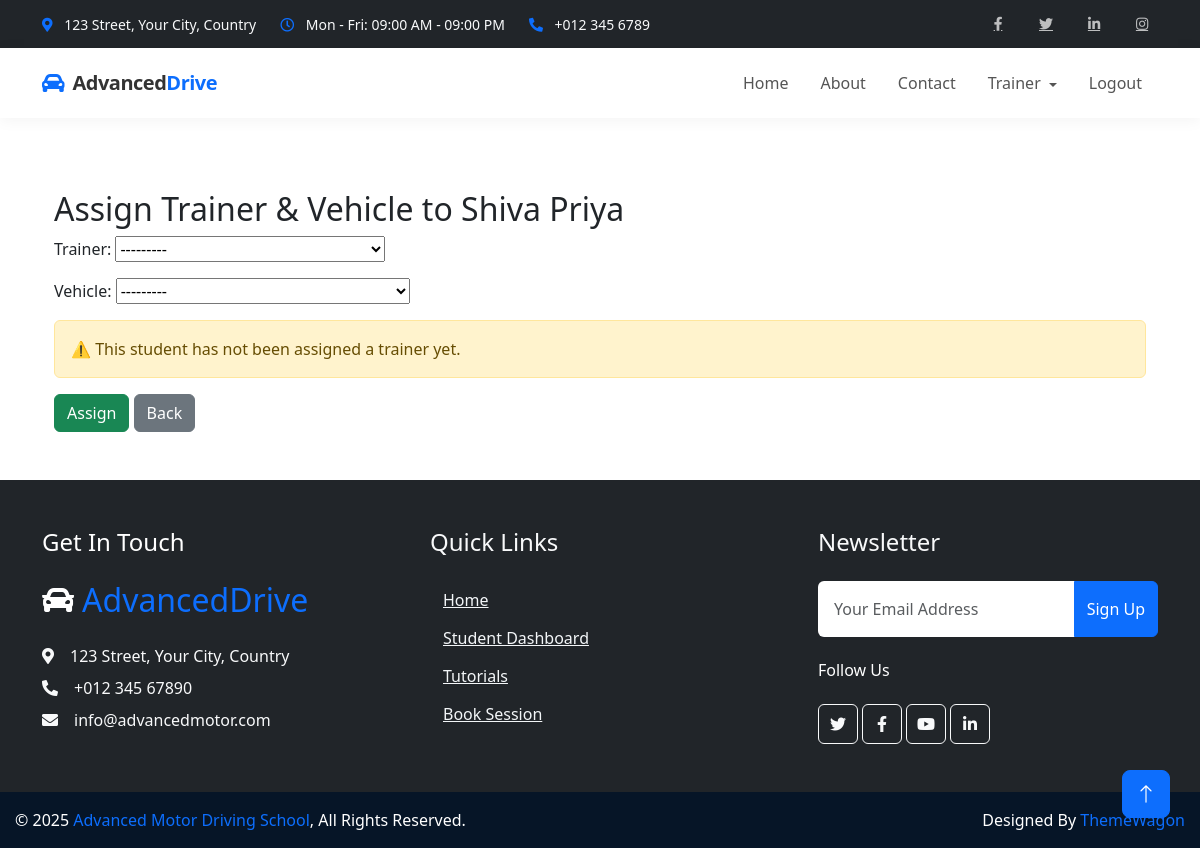
The app's page /trainer/assign-trainer-vehicle/11/ (signed in) with its own data.
### students/models.py (models this page shows, shortened)
class Student(models.Model):
    STUDENT_TYPES = (
        ('local', 'Local Student'),
        ('remote', 'Remote Student'),
    )
    user = models.OneToOneField(
        settings.AUTH_USER_MODEL,
        on_delete=models.CASCADE,
        related_name='student_profile'
    )
    trainer = models.ForeignKey(
        Trainer,
        on_delete=models.SET_NULL,
        null=True,
        blank=True,
        related_name='student_set'
    )
    vehicle = models.ForeignKey(
        Vehicle,
        on_delete=models.SET_NULL,
        null=True,
        blank=True,
        related_name='student_assignments'
    )
    address = models.TextField()
    phone_number = models.CharField(max_length=15)
    emergency_contact = models.CharField(max_length=15, blank=True, null=True)
    student_type = models.CharField(max_length=10, choices=STUDENT_TYPES, default='local')
    registration_date = models.DateTimeField(auto_now_add=True)
    has_purchased_session = models.BooleanField(default=False)

### trainers/views.py (the view)
# urls.py: path('assign-trainer-vehicle/<int:student_id>/', views.assign_trainer_vehicle, name='assign_trainer_vehicle'),
@login_required
def assign_trainer_vehicle(request, student_id):
    student = get_object_or_404(Student, id=student_id)
    if request.method == 'POST':
        form = StudentAssignmentForm(request.POST, instance=student)
        if form.is_valid():
            assigned_student = form.save(commit=False)
            assigned_student.trainer = form.cleaned_data['trainer']
            assigned_student.vehicle = form.cleaned_data['vehicle']
            assigned_student.save()
            print("POSTED TRAINER:", form.cleaned_data['trainer'])
            print("POSTED VEHICLE:", form.cleaned_data['vehicle'])
            print(f"Assigned student {assigned_student.id} to trainer {assigned_student.trainer}")
            messages.success(request, "Trainer and vehicle assigned successfully!")
            return redirect('trainers:students_to_assign', trainer_id=assigned_student.trainer.id if assigned_student.trainer else 1)
    else:
        form = StudentAssignmentForm(instance=student)
    return render(request, 'trainers/assign_trainer_vehicle.html', {
        'form': form,
        'student': student,
    })

### trainers/forms.py
class StudentAssignmentForm(forms.ModelForm):
    class Meta:
        model = Student
        fields = ['trainer', 'vehicle']  # ✅ includes both trainer & vehicle
    def __init__(self, *args, **kwargs):
        super().__init__(*args, **kwargs)
        self.fields['trainer'].queryset = Trainer.objects.filter(is_active=True)
        self.fields['vehicle'].queryset = Vehicle.objects.filter(is_active=True)
        self.fields['trainer'].required = True
        self.fields['vehicle'].required = True

### trainers/models.py (called while the page is built)
    def __str__(self):
        return f"{self.user.get_full_name()} - {self.get_specialization_display()}"

### vehicles/models.py (called while the page is built)
    def __str__(self):
        return f"{self.make} {self.model} ({self.vehicle_number})"

### trainers/templates/trainers/assign_trainer_vehicle.html (shortened to what this page needs)
{% extends 'base.html' %}
{% block content %}
<div class="container mt-4">
    <h2>Assign Trainer & Vehicle to {{ student.user.get_full_name }}</h2>
    <form method="post">
        {{ form.as_p }}
        {% if student.trainer %}
            <p class="alert alert-success">
                ✅ Trainer <strong>{{ student.trainer.user.get_full_name }}</strong> already assigned.
            </p>
        {% else %}
            <p class="alert alert-warning">
                ⚠️ This student has not been assigned a trainer yet.
            </p>
        {% endif %}
        <button type="submit" class="btn btn-success">Assign</button>
        {% if student.trainer %}
            <a href="{% url 'trainers:students_to_assign' student.trainer.id %}" class="btn btn-secondary">Back</a>
        {% else %}
            <a href="{% url 'trainers:trainer_list' %}" class="btn btn-secondary">Back</a>
        {% endif %}
    </form>
</div>
{% endblock %}

### static/css/style.css (style rules this page uses)
:root { --primary: #F3BD00; --secondary: #757575; --light: #F3F6F8; --dark: #0C2B4B; }
.btn { font-weight: 500; transition: .5s; }

### templates/base.html (style rules this page uses)
html, body { height: 100%; margin: 0; padding: 0; display: flex; flex-direction: column; }

### records on screen
Student: user.get_full_name "Shiva Priya", trainer "---------", vehicle "---------"
